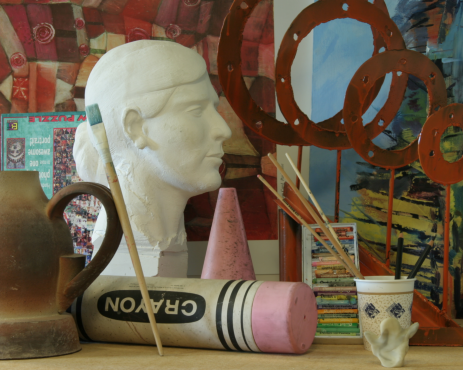
#> input picture PA2/view1.png, 463 x 370 px
$ python PA2_DynamicPro.py   (Python 2 division)
#> lines starting #> are read from the running program, lines starting #| are printed output that depends on the picture
import cv2
import numpy as np

left_img = cv2.imread('view1.png', 0)  #read it as a grayscale image
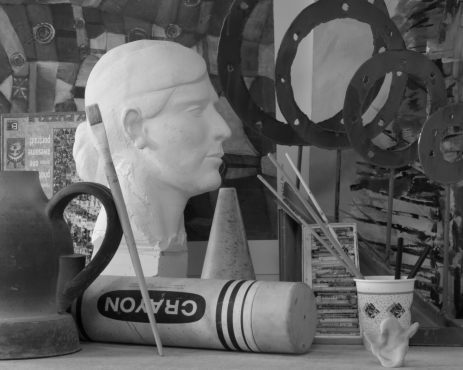
#> left_img: shape (370, 463); min 3, max 236, mean 96.5
right_img = cv2.imread('view5.png', 0)
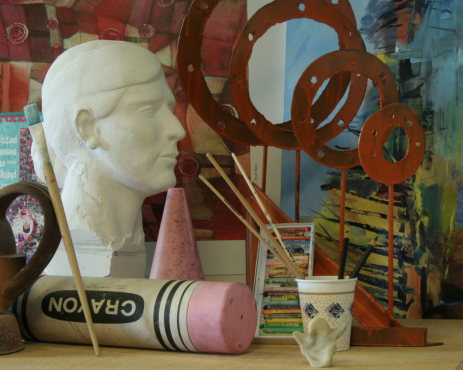
#> input picture PA2/view5.png, 463 x 370 px
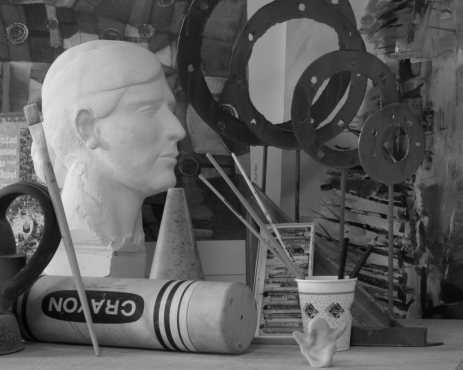
#> right_img: shape (370, 463); min 2, max 233, mean 93.9

#Disparity Computation for Left Image

OcclusionCost = 20 #(You can adjust this, depending on how much threshold you want to give for noise)

#For Dynamic Programming you have build a cost matrix. Its dimension will be numcols x numcols
numcols = left_img.shape[1]
#> numcols = 463
CostMatrix = np.zeros((left_img.shape[1],left_img.shape[1]))
DirectionMatrix = np.zeros((numcols,numcols))  #(This is important in Dynamic Programming. You need to know which direction you need traverse)
DisparityMatrixLeft = np.zeros(left_img.shape)
DisparityMatrixRight = np.zeros(left_img.shape)

#We first populate the first row and column values of Cost Matrix

for i in range(numcols):
      CostMatrix[i,0] = i*OcclusionCost
      CostMatrix[0,i] = i*OcclusionCost
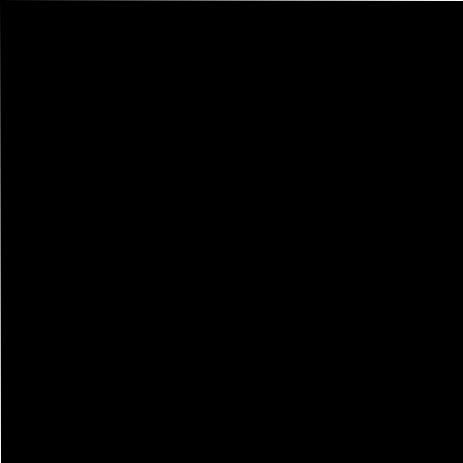
#> CostMatrix: shape (463, 463) float64; min 0, max 9240, mean 20; drawn with min black and max white

for row in range(left_img.shape[0]):
    print row
    for i in range(numcols):
        for j in range(numcols):
#> (the run stopped early here; a loop or call above may not have finished)
